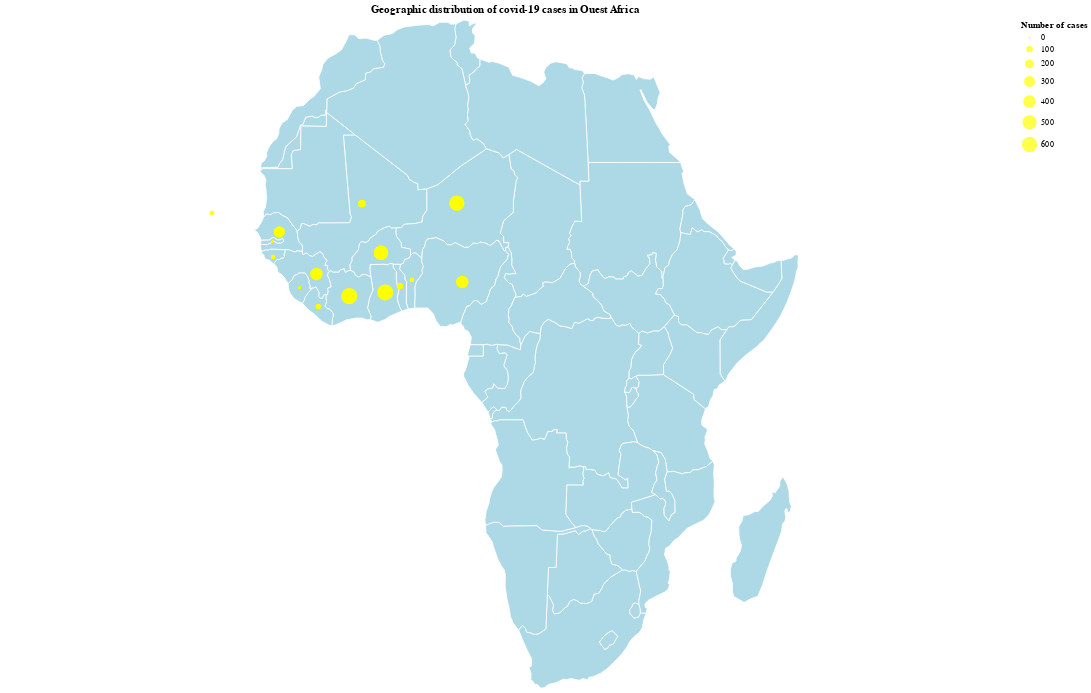

Write notebook code for a chart like this one.
### Markdown cell above
### Geographical Distribution of cases

### Code cell
#Map
#airports = covid_oa.iloc['Lat','Long']
source = covid_oa
import geopandas
#import geoplot

world = geopandas.read_file(
    geopandas.datasets.get_path('naturalearth_lowres')
)

africa = world.query('continent == "Africa"')
'''ax = geoplot.cartogram(
    africa, scale='pop_est', limits=(0.2, 1),
    edgecolor='None', figsize=(7, 8)
)'''
#geoplot.polyplot(africa, edgecolor='gray', ax=ax)

# Africa states background
background = alt.Chart(africa).mark_geoshape(
    fill='lightblue',
    stroke='white'
).properties(
    width=1200,
    height=800
).project('naturalEarth1')

# airport positions on background
points_cases = alt.Chart(source).mark_circle().encode(
    longitude='Long',
    latitude='Lat',
    size = alt.Size('Confirmed_cases', title='Number of cases'),
    color=alt.value('yellow'),
    tooltip=['Country','Confirmed_cases','Dead','Recovered']
).properties(
    title='Geographic distribution of covid-19 cases in Ouest Africa'
)

"""points_reco = alt.Chart(source).mark_point().encode(
    longitude='Long',
    latitude='Lat',
    size= 10,
    color=alt.value('green'),
)

points_dead = alt.Chart(source).mark_square().encode(
    longitude='Long',
    latitude='Lat',
    size=alt.Size('Dead'),
    color=alt.value('red'),
)
"""


background + points_cases
